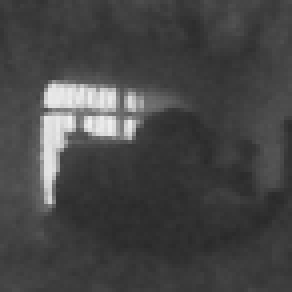
%> input picture Main Code/Cataract/Classification/Combined Data/1.png, 73 x 73 px (shown 4 times larger)
$ octave Classifier2.m   (GNU Octave 9; MATLAB toolbox functions it lacks are replaced by stand-ins)
%> lines starting %> are read from the running program, lines starting %| are printed output that depends on the picture
f1=imread('1.png');
%> f1 is the input picture: size 73x73 uint8; min 41, max 240, mean 69.6
f2=imread('2.png');
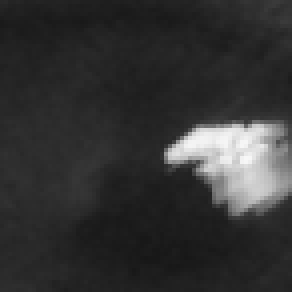
%> input picture Main Code/Cataract/Classification/Combined Data/2.png, 73 x 73 px (shown 4 times larger)
%> f2 is the input picture: size 73x73 uint8; min 23, max 247, mean 51
f3=imread('2.png');
f4=imread('4.png');
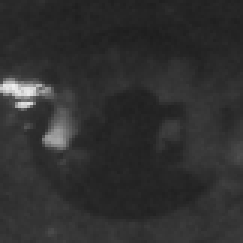
%> input picture Main Code/Cataract/Classification/Combined Data/4.png, 81 x 81 px (shown 3 times larger)
%> f4 is the input picture: size 81x81 uint8; min 29, max 238, mean 47.8
f5=imread('5.png');
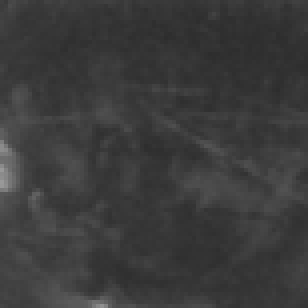
%> input picture Main Code/Cataract/Classification/Combined Data/5.png, 77 x 77 px (shown 4 times larger)
%> f5 is the input picture: size 77x77 uint8; min 45, max 153, mean 59.3
f6=imread('6.png');
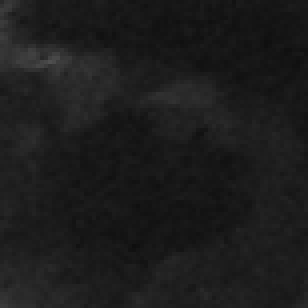
%> input picture Main Code/Cataract/Classification/Combined Data/6.png, 77 x 77 px (shown 4 times larger)
%> f6 is the input picture: size 77x77 uint8; min 14, max 79, mean 28.2
f7=imread('7.png');
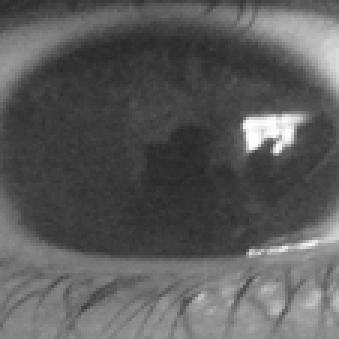
%> input picture Main Code/Cataract/Classification/Combined Data/7.png, 113 x 113 px (shown 3 times larger)
%> f7 is the input picture: size 113x113 uint8; min 39, max 253, mean 90.7
%> (the run ends here)
